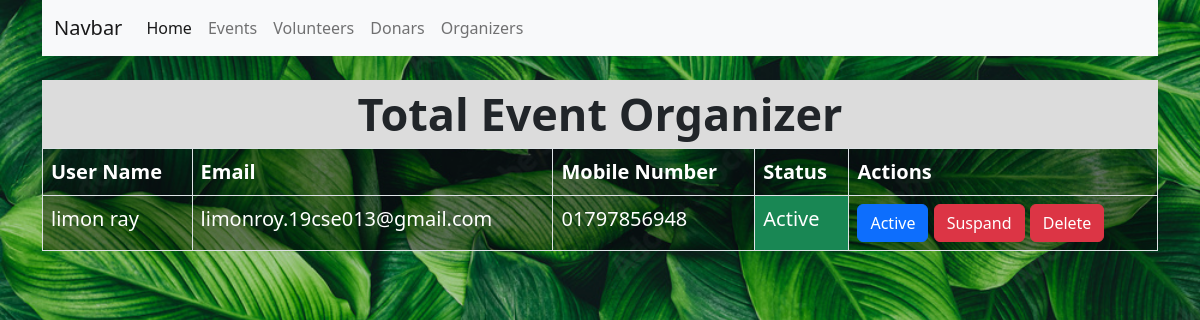
The page /admin/event-organizer.php on the database its author committed.
### tables this page shows
CREATE TABLE `event_organizer` (
  `organizer_id` int(11) NOT NULL,
  `user_name` varchar(250) DEFAULT NULL,
  `email` varchar(250) DEFAULT NULL,
  `mobile` varchar(11) DEFAULT NULL,
  `address` text DEFAULT NULL,
  `organization_name` varchar(250) NOT NULL,
  `user_type` int(2) NOT NULL DEFAULT 3,
  `password` varchar(250) DEFAULT NULL,
  `account_status` int(11) DEFAULT 0,
  `experience` int(11) NOT NULL DEFAULT 1
);

### admin/event-organizer.php (the view, shortened to what this page needs)
<?php include('./header.php');
    global $pdo;
    $data = $pdo->prepare("SELECT * FROM event_organizer WHERE user_type=? ORDER BY organizer_id");
    $data->execute(array(3));
    $participators = $data->fetchAll();
?>
<div class="py-4">
    <div>
        <div class="text-center" style="font-size: 45px;font-weight: 800;background: gainsboro;">Total Event Organizer</div>
        <table class="table table-bordered bg_white">
            <thead>
                <th scope="col">User Name</th>
                <th scope="col">Email</th>
                <th scope="col">Mobile Number</th>
                <th scope="col">Status</th>
                <th scope="col">Actions</th>
            </thead>
            <tbody>
                <?php
                    if(!empty($participators)){
                        foreach($participators as $user){
                                $text = '';
                                $color ='';
                                if($user['account_status'] == 0){
                                    $text = "Pending";
                                    $color = "primary";
                                }else if($user['account_status'] == 1){
                                    $text = "Active";
                                    $color = "success";
                                }else if($user['account_status'] == 2){
                                    $text = "In-Active";
                                    $color = "warning";
                                }
                            ?>
                            <tr>
                                <td scope="row"><?php echo $user['user_name']; ?></td>
                                <td scope="row">
                                    <?php echo $user['email']; ?>
                                </td>
                                <td scope="row"><?php echo $user['mobile']; ?></td>
                                <td scope="row" class="bg-<?php echo $color;?>"><?php echo $text; ?></td>
                                <td scope="row">
                                <?php if($user['account_status'] == 0){
                                        ?>
                                        <a href="./approve.php?id=<?php echo $user['organizer_id'] ?>&type=<?php echo $user['user_type']?>" class="btn btn-primary">Approve</a>
                                    <?php }else{ ?>
                                        <a href="./active.php?id=<?php echo $user['organizer_id'] ?>&type=<?php echo $user['user_type']?>" class="btn btn-primary">Active</a>
                                    <?php } ?>
                                    <a href="./in-active.php?id=<?php echo $user['organizer_id']?>&type=<?php echo $user['user_type']?>" class="btn btn-danger">Suspand</a>
                                    <a href="./delete.php?id=<?php echo $user['organizer_id']?>&type=<?php echo $user['user_type']?>" class="btn btn-danger">Delete</a>
                                </td>
                            </tr>
                            <?php
                        }
                    }
                ?>
            </tbody>
        </table>
    </div>
</div>
<?php include('../footer.php'); ?>

### public/css/style.css (style rules this page uses)
.body { background: #d2d3cf; background-image: url('../image/home-bg.jpg'); background-size: cover; background-position: center; background-attachment: fixed; }
.bg_white { background: ghostwhite; }

### admin/event-organizer.php (style rules this page uses)
.bg_white { background: #04040669; color: white; font-size: 20px; }

### rows shown on the page
event_organizer: user_name "limon ray", email "limonroy.19cse013@gmail.com", mobile "01797856948", account_status "Active"
